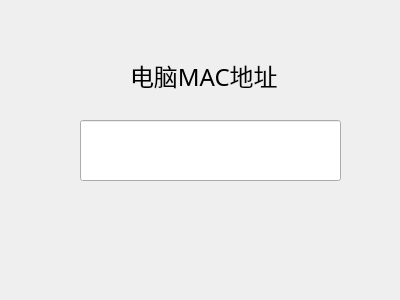
<?xml version="1.0" encoding="UTF-8"?>
<ui version="4.0">
 <class>Form</class>
 <widget class="QWidget" name="Form">
  <property name="geometry">
   <rect>
    <x>0</x>
    <y>0</y>
    <width>400</width>
    <height>300</height>
   </rect>
  </property>
  <property name="windowTitle">
   <string>Form</string>
  </property>
  <widget class="QLineEdit" name="lineEdit">
   <property name="geometry">
    <rect>
     <x>80</x>
     <y>120</y>
     <width>261</width>
     <height>61</height>
    </rect>
   </property>
   <property name="font">
    <font>
     <pointsize>13</pointsize>
    </font>
   </property>
  </widget>
  <widget class="QLabel" name="label">
   <property name="geometry">
    <rect>
     <x>130</x>
     <y>50</y>
     <width>181</width>
     <height>51</height>
    </rect>
   </property>
   <property name="font">
    <font>
     <family>隶书</family>
     <pointsize>18</pointsize>
    </font>
   </property>
   <property name="text">
    <string>电脑MAC地址</string>
   </property>
  </widget>
 </widget>
 <resources/>
 <connections/>
</ui>
